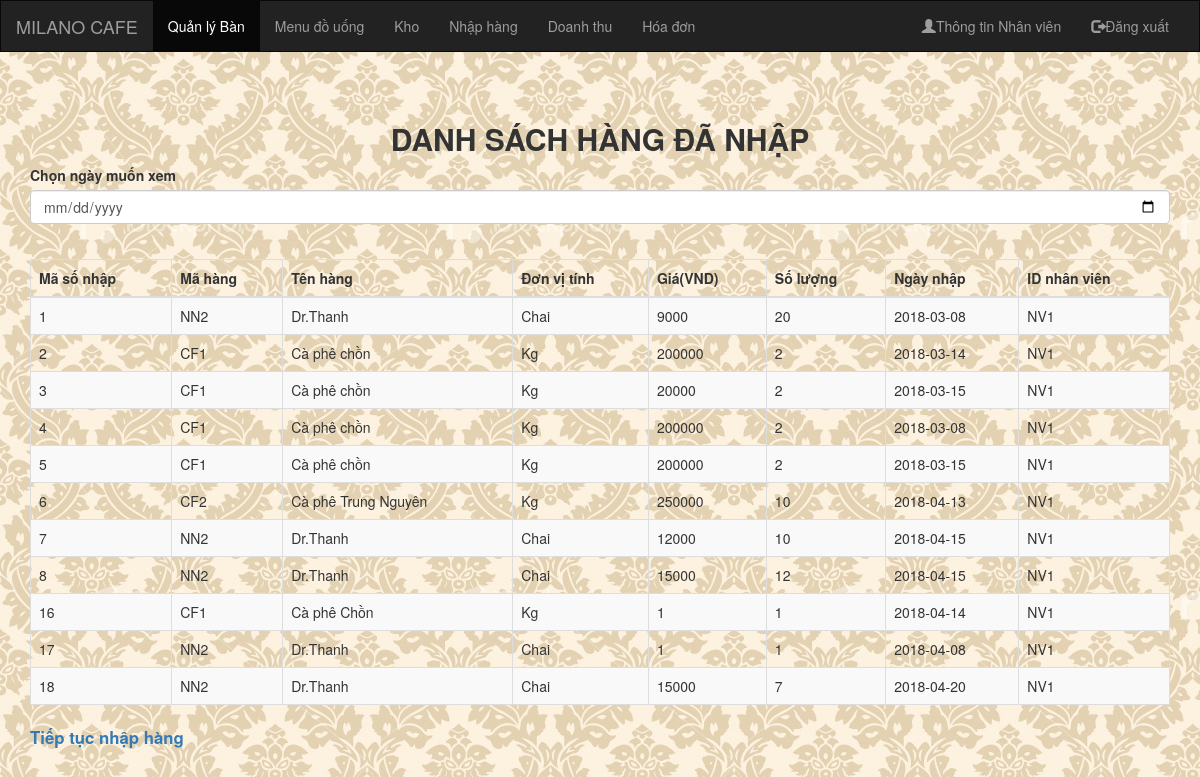
/dshangnhap.php, run on the app's committed database.
### tables this page shows
CREATE TABLE `hangnhap` (
  `MaSoNhap` int(11) NOT NULL,
  `MaHang` varchar(20) NOT NULL,
  `TenHang` text NOT NULL,
  `DVT` varchar(20) NOT NULL,
  `Gia` bigint(20) NOT NULL,
  `SL` float NOT NULL,
  `NgayNhap` date NOT NULL,
  `IDNV` varchar(20) NOT NULL
);

### dshangnhap.php (the view, shortened to what this page needs)
<!DOCTYPE html>
<html lang="en">
<?php
include 'include/index.php';
$connect = connectDB();
$lenh = "USE qly_cafe";
$connect -> query($lenh);
?>
<body background="./images/bg.jpg">
  <div class="container">
    <h2 style="text-align: center;"><b>DANH SÁCH HÀNG ĐÃ NHẬP</b></h2>
    <div class="form-group">
      <label for="mahang">Chọn ngày muốn xem</label>
      <input class="form-control" id="myInput" min="2017-01-01" type="date">
    </div>
    <br>
    <table class="table table-bordered table-striped">
      <thead>
        <tr>
          <th>Mã số nhập</th>
          <th>Mã hàng</th>
          <th>Tên hàng</th>
          <th>Đơn vị tính</th>
          <th>Giá(VND)</th>
          <th>Số lượng</th>
          <th>Ngày nhập</th>
          <th>ID nhân viên</th>
        </tr>
      </thead>
      <tbody id="myTable">
        <?php
        $sql = "select * from hangnhap";
        $result = $connect->query($sql);
        while ($row = $result->fetch_assoc()) {
          ?>
          <tr>
            <td><?php echo $row['MaSoNhap'] ?></td>
            <td><?php echo $row['MaHang'] ?></td>
            <td><?php echo $row['TenHang'] ?></td>
            <td><?php echo $row['DVT'] ?></td>
            <td><?php echo $row['Gia'] ?></td>
            <td><?php echo $row['SL'] ?></td>
            <td><?php echo $row['NgayNhap'] ?></td>
            <td><?php echo $row['IDNV'] ?></td>
          </tr>
          <?php
        }
        ?>
      </tbody>
    </table>
    <a href="nhaphang.php" target="_self"><b><big>Tiếp tục nhập hàng</big></b></a>
  </div>
  <br>
</body>
</html>

### include/index.php (shortened to what this page needs)
<head>
  <link rel="stylesheet" href="css/bootstrap.min.css">
</head>
<body>
<nav class="navbar navbar-inverse">
    <div class="container-fluid">
      <div class="navbar-header">
        <a class="navbar-brand" href="trangchu.php">MILANO CAFE</a>
      </div>
      <div class="collapse navbar-collapse" id="myNavbar">
        <ul class="nav navbar-nav">
          <li class="active"><a href="trangchu.php">Quản lý Bàn</a></li>
          <li><a href="menu.php">Menu đồ uống</a></li>
          <li><a href="kho.php">Kho</a></li>
          <li><a href="nhaphang.php">Nhập hàng</a></li>
          <li><a href="doanhthu.php">Doanh thu</a></li>
          <li><a href="hoadon.php">Hóa đơn</a></li>
        </ul>
        <ul class="nav navbar-nav navbar-right">
          <li><a href="user.php"><span class="glyphicon glyphicon-user"></span>Thông tin Nhân viên</a></li>
          <li><a href="logout.php"><span class="glyphicon glyphicon-log-out"></span>Đăng xuất</a></li>
        </ul>
      </div>
    </div>
  </nav>
</body>

### include/index.php (style rules this page uses)
.navbar { margin-bottom: 50px; border-radius: 0; }

### data on the page
hangnhap: MaSoNhap "1", MaHang "NN2", TenHang "Dr.Thanh", DVT "Chai", Gia "9000", SL "20", NgayNhap "2018-03-08", IDNV "NV1"
hangnhap: MaSoNhap "2", MaHang "CF1", TenHang "Cà phê chồn", DVT "Kg", Gia "200000", SL "2", NgayNhap "2018-03-14", IDNV "NV1"
hangnhap: MaSoNhap "3", MaHang "CF1", TenHang "Cà phê chồn", DVT "Kg", Gia "20000", SL "2", NgayNhap "2018-03-15", IDNV "NV1"
hangnhap: MaSoNhap "4", MaHang "CF1", TenHang "Cà phê chồn", DVT "Kg", Gia "200000", SL "2", NgayNhap "2018-03-08", IDNV "NV1"
hangnhap: MaSoNhap "5", MaHang "CF1", TenHang "Cà phê chồn", DVT "Kg", Gia "200000", SL "2", NgayNhap "2018-03-15", IDNV "NV1"
hangnhap: MaSoNhap "6", MaHang "CF2", TenHang "Cà phê Trung Nguyên", DVT "Kg", Gia "250000", SL "10", NgayNhap "2018-04-13", IDNV "NV1"
hangnhap: MaSoNhap "7", MaHang "NN2", TenHang "Dr.Thanh", DVT "Chai", Gia "12000", SL "10", NgayNhap "2018-04-15", IDNV "NV1"
hangnhap: MaSoNhap "8", MaHang "NN2", TenHang "Dr.Thanh", DVT "Chai", Gia "15000", SL "12", NgayNhap "2018-04-15", IDNV "NV1"
hangnhap: MaSoNhap "16", MaHang "CF1", TenHang "Cà phê Chồn", DVT "Kg", Gia "1", SL "1", NgayNhap "2018-04-14", IDNV "NV1"
hangnhap: MaSoNhap "17", MaHang "NN2", TenHang "Dr.Thanh", DVT "Chai", Gia "1", SL "1", NgayNhap "2018-04-08", IDNV "NV1"
hangnhap: MaSoNhap "18", MaHang "NN2", TenHang "Dr.Thanh", DVT "Chai", Gia "15000", SL "7", NgayNhap "2018-04-20", IDNV "NV1"
